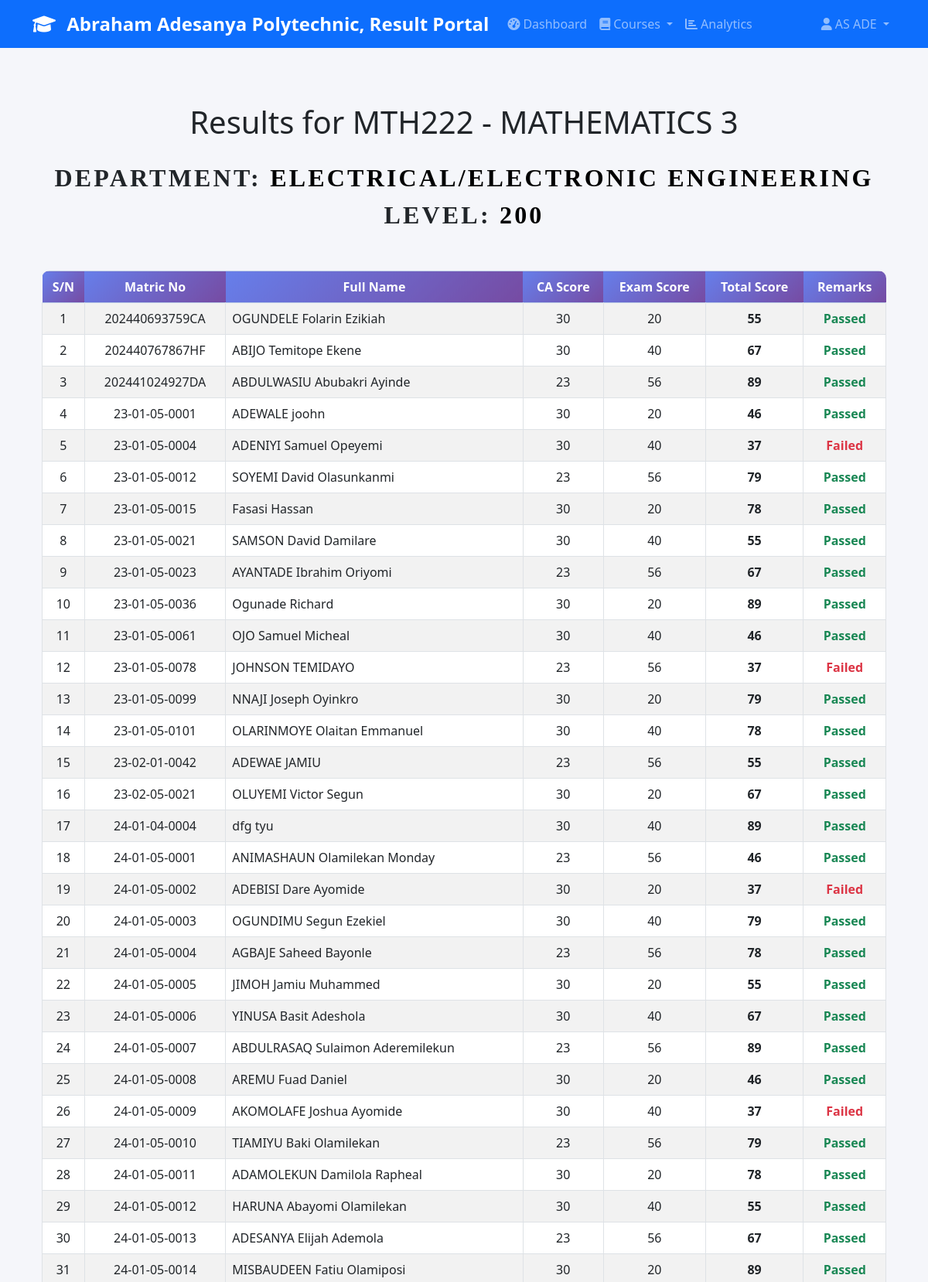
Screenshot of /results/view/30/ (signed in, upper part) with the database file from the repository.
### accounts/models.py (models this page shows, shortened)
class User(AbstractUser):
    ROLE_CHOICES = [
        ('admin', 'Admin'),
        ('hod', 'Head of Department'),
        ('lecturer', 'Lecturer'),
        ('student', 'Student'),
    ]
    role = models.CharField(max_length=20, choices=ROLE_CHOICES, default='student')
    phone_number = models.CharField(
        max_length=15,
        validators=[RegexValidator(regex=r'^\+?1?\d{9,15}$', message="Phone number must be entered in the format: '+999999999'. Up to 15 digits allowed.")],
        blank=True,
        null=True
    )
    date_of_birth = models.DateField(blank=True, null=True)
    address = models.TextField(blank=True, null=True)
    profile_picture = models.ImageField(upload_to='profile_pics/', blank=True, null=True)
    is_active = models.BooleanField(default=True)
    created_at = models.DateTimeField(auto_now_add=True)
    updated_at = models.DateTimeField(auto_now=True)
    staff_id = models.CharField(max_length=20, blank=True, null=True)
    department = models.ForeignKey(
        'courses.Department',
        on_delete=models.SET_NULL,
        blank=True,
        null=True,
        related_name='users'
    )
    class Meta:
        db_table = 'auth_user'
        verbose_name = 'User'
        verbose_name_plural = 'Users'
    def get_full_name(self):
        return f"{self.first_name} {self.last_name}".strip() or self.username
    @property
    def is_admin(self):
        return self.role == 'admin'
    @property
    def is_hod(self):
        return self.role == 'hod'
    @property
    def is_lecturer(self):
        return self.role == 'lecturer'
    @property
    def is_student(self):
        return self.role == 'student'
    def can_upload_scores(self):
        return self.is_lecturer or self.is_hod or self.is_admin
    def can_view_analytics(self):
        return self.is_hod or self.is_admin

### courses/models.py (models this page shows, shortened)
class Course(models.Model):
    SEMESTER_CHOICES = [
        ("first", "First Semester"),
        ("second", "Second Semester"),
    ]
    code = models.CharField(max_length=20)
    title = models.CharField(max_length=200)
    credit_units = models.PositiveIntegerField()
    department = models.ForeignKey(Department, on_delete=models.CASCADE, related_name="courses")
    level = models.PositiveIntegerField()
    semester = models.CharField(max_length=10, choices=SEMESTER_CHOICES)
    lecturer = models.ForeignKey(
        "accounts.User",
        on_delete=models.SET_NULL,
        null=True,
        blank=True,
        limit_choices_to={"role__in": ["lecturer", "hod", "admin"]},
        related_name="courses",
    )
    description = models.TextField(blank=True, null=True)
    created_at = models.DateTimeField(auto_now_add=True)
    updated_at = models.DateTimeField(auto_now=True)
    class Meta:
        unique_together = ("code", "semester", "level", "department")
        ordering = ["code"]
        verbose_name = "Course"
        verbose_name_plural = "Courses"

class Department(models.Model):
    name = models.CharField(max_length=100, unique=True)
    code = models.CharField(max_length=10, unique=True)
    description = models.TextField(blank=True, null=True)
    created_at = models.DateTimeField(auto_now_add=True)
    updated_at = models.DateTimeField(auto_now=True)
    class Meta:
        ordering = ["name"]
        verbose_name = "Department"
        verbose_name_plural = "Departments"

### results/models.py (models this page shows, shortened)
class Result(models.Model):
    STATUS_CHOICES = [
        ("pending", "Pending"),
        ("submitted", "Submitted"),
        ("approved", "Approved"),
        ("rejected", "Rejected"),
    ]
    student = models.ForeignKey('students.Student', on_delete=models.CASCADE)
    course = models.ForeignKey('courses.Course', on_delete=models.CASCADE)
    semester = models.ForeignKey(Semester, on_delete=models.CASCADE)
    ca_score = models.IntegerField(
        validators=[MinValueValidator(0), MaxValueValidator(40)],
        help_text="Continuous Assessment score (0-40)"
    )
    exam_score = models.IntegerField(
        validators=[MinValueValidator(0), MaxValueValidator(60)],
        help_text="Examination score (0-60)"
    )
    total_score = models.IntegerField(editable=False)
    grade = models.CharField(max_length=2, editable=False)
    grade_point = models.FloatField(editable=False)
    status = models.CharField(max_length=20, choices=STATUS_CHOICES, default="pending")
    uploaded_by = models.ForeignKey(User, on_delete=models.SET_NULL, null=True, related_name="uploaded_results")
    approved_by = models.ForeignKey(User, on_delete=models.SET_NULL, null=True, blank=True, related_name="approved_results")
    created_at = models.DateTimeField(auto_now_add=True)
    updated_at = models.DateTimeField(auto_now=True)
    class Meta:
        unique_together = ("student", "course", "semester")
        ordering = ["-created_at"]

### students/models.py (models this page shows, shortened)
class Student(models.Model):
    GENDER_CHOICES = [
        ("M", "Male"),
        ("F", "Female"),
        ("O", "Other"),
    ]
    user = models.OneToOneField(User, on_delete=models.CASCADE, primary_key=True, related_name="student_profile")
    matric_no = models.CharField(max_length=20, unique=True, null=True, blank=True, default='')
    level = models.CharField(max_length=10, null=True, blank=True)
    department = models.ForeignKey(Department, on_delete=models.CASCADE, null=True, blank=True)
    gender = models.CharField(max_length=1, choices=GENDER_CHOICES, blank=True, null=True)
    date_of_birth = models.DateField(blank=True, null=True)
    address = models.TextField(blank=True, null=True)
    phone_number = models.CharField(max_length=15, blank=True, null=True)
    passport_photo = models.ImageField(upload_to="student_passports/", blank=True, null=True)
    created_at = models.DateTimeField(auto_now_add=True)
    updated_at = models.DateTimeField(auto_now=True)
    class Meta:
        ordering = ["matric_no"]

### results/views.py (the view)
# urls.py: path('view/<int:course_id>/', views.view_results, name='view_results'),
@login_required
def view_results(request, course_id):
    course = get_object_or_404(Course, id=course_id)
    results = Result.objects.filter(course=course).order_by('student__matric_no')
    return render(request, 'results/view_results.html', {'course': course, 'results': results})

### templates/results/view_results.html (shortened to what this page needs)
{% extends 'base/base.html' %}
{% block content %}
<div class="container my-5">
  <h1 class="mb-4 text-center">Results for {{ course.code }} - {{ course.title }}</h1>
  <div class="mb-5 text-center" style="font-family: 'Times New Roman', serif;">
    <p style="font-size: 2.0rem; font-weight: 900; text-transform: uppercase; letter-spacing: 0.1em; margin-bottom: 0;">
      Department: <span style="color: #000;">{{ course.department.name }}</span>
    </p>
    <p style="font-size: 2rem; font-weight: 700; text-transform: uppercase; letter-spacing: 0.1em; margin-top: 0;">
      Level: <span style="color: #000;">{% if results %}{{ results.first.student.level|default:"N/A" }}{% else %}N/A{% endif %}</span>
    </p>
  </div>
  {% if results %}
  <div class="table-responsive">
    <table class="table table-striped table-bordered align-middle">
      <thead class="table-primary text-center">
        <tr>
          <th scope="col">S/N</th>
          <th scope="col">Matric No</th>
          <th scope="col">Full Name</th>
          <th scope="col">CA Score</th>
          <th scope="col">Exam Score</th>
          <th scope="col">Total Score</th>
          <th scope="col">Remarks</th>
        </tr>
      </thead>
      <tbody>
        {% for r in results %}
        <tr>
          <td class="text-center">{{ forloop.counter }}</td>
          <td class="text-center">{{ r.student.matric_no }}</td>
          <td>{{ r.student.user.get_full_name }}</td>
          <td class="text-center">{{ r.ca_score }}</td>
          <td class="text-center">{{ r.exam_score }}</td>
          <td class="text-center fw-bold">{{ r.total_score }}</td>
          <td class="text-center">
            {% if r.total_score >= 40 %}
              <span class="text-success fw-bold">Passed</span>
            {% else %}
              <span class="text-danger fw-bold">Failed</span>
            {% endif %}
          </td>
        </tr>
        {% endfor %}
      </tbody>
    </table>
  </div>
  {% else %}
  <div class="alert alert-warning text-center" role="alert">
    No results uploaded yet.
  </div>
  {% endif %}
</div>
{% endblock %}

### templates/base/base.html (shortened to what this page needs)
{% load static %}
<!DOCTYPE html>
<html lang="en">
<head>
    <link href="https://cdn.jsdelivr.net/npm/bootstrap@5.3.0/dist/css/bootstrap.min.css" rel="stylesheet">
    <link href="https://cdnjs.cloudflare.com/ajax/libs/font-awesome/6.0.0/css/all.min.css" rel="stylesheet">
    <link href="{% static 'css/style.css' %}" rel="stylesheet">
</head>
<body>
{% if user.is_authenticated %}
<nav class="navbar navbar-expand-lg navbar-dark bg-primary">
    <div class="container">
        <a class="navbar-brand" href="{% url 'accounts:dashboard' %}">
            <i class="fas fa-graduation-cap me-2"></i>
            Abraham Adesanya Polytechnic, Result Portal
        </a>
        <div class="collapse navbar-collapse" id="navbarNav">
            <ul class="navbar-nav me-auto">
                <li class="nav-item">
                    <a class="nav-link" href="{% url 'accounts:dashboard' %}">
                        <i class="fas fa-tachometer-alt me-1"></i>Dashboard
                    </a>
                </li>
                {% if user.can_upload_scores %}
                <li class="nav-item dropdown">
                    <a class="nav-link dropdown-toggle" href="#" role="button" data-bs-toggle="dropdown">
                        <i class="fas fa-book me-1"></i>Courses
                    </a>
                </li>
                {% endif %}
                {% if user.can_view_analytics %}
                <li class="nav-item">
                    <a class="nav-link" href="{% url 'analytics:dashboard' %}">
                        <i class="fas fa-chart-bar me-1"></i>Analytics
                    </a>
                </li>
                {% endif %}
            </ul>
            <ul class="navbar-nav">
                <li class="nav-item dropdown">
                    <a class="nav-link dropdown-toggle" href="#" role="button" data-bs-toggle="dropdown">
                        <i class="fas fa-user me-1"></i>{{ user.get_full_name }}
                    </a>
                </li>
            </ul>
        </div>
    </div>
</nav>
{% endif %}
<main class="{% if user.is_authenticated %}py-4{% else %}py-5{% endif %}">
    <div class="container">
        {% block content %}{% endblock %}
    </div>
</main>
</body>
</html>

### static/css/style.css (style rules this page uses)
:root { --primary-color: #667eea; --secondary-color: #764ba2; --success-color: #28a745; --danger-color: #dc3545; --warning-color: #ffc107; --info-color: #17a2b8; --light-color: #f8f9fa; --dark-color: #343a40; }
body { font-family: 'Segoe UI', Tahoma, Geneva, Verdana, sans-serif; background-color: #f5f6fa; }
.navbar-brand { font-weight: bold; font-size: 1.5rem; }
.navbar-nav .nav-link { font-weight: 500; transition: all 0.3s ease; }
.table { border-radius: 10px; overflow: hidden; box-shadow: 0 2px 4px rgba(0, 0, 0, 0.1); }
.table thead th { background: linear-gradient(135deg, var(--primary-color) 0%, var(--secondary-color) 100%); color: white; border: none; font-weight: 600; }

### rows the page displays
Course: code "MTH222", title "MATHEMATICS 3", department.name "ELECTRICAL/ELECTRONIC ENGINEERING"
Result: first.student.level "200", student.matric_no "202440693759CA", student.user.get_full_name "OGUNDELE Folarin Ezikiah", ca_score "30", exam_score "20", total_score "55", shows "Passed"
Result: student.matric_no "202440767867HF", student.user.get_full_name "ABIJO Temitope Ekene", ca_score "30", exam_score "40", total_score "67", shows "Passed"
Result: student.matric_no "202441024927DA", student.user.get_full_name "ABDULWASIU Abubakri Ayinde", ca_score "23", exam_score "56", total_score "89", shows "Passed"
Result: student.matric_no "23-01-05-0001", student.user.get_full_name "ADEWALE joohn", ca_score "30", exam_score "20", total_score "46", shows "Passed"
Result: student.matric_no "23-01-05-0004", student.user.get_full_name "ADENIYI Samuel Opeyemi", ca_score "30", exam_score "40", total_score "37", shows "Failed"
Result: student.matric_no "23-01-05-0012", student.user.get_full_name "SOYEMI David Olasunkanmi", ca_score "23", exam_score "56", total_score "79", shows "Passed"
Result: student.matric_no "23-01-05-0015", student.user.get_full_name "Fasasi Hassan", ca_score "30", exam_score "20", total_score "78", shows "Passed"
Result: student.matric_no "23-01-05-0021", student.user.get_full_name "SAMSON David Damilare", ca_score "30", exam_score "40", total_score "55", shows "Passed"
Result: student.matric_no "23-01-05-0023", student.user.get_full_name "AYANTADE Ibrahim Oriyomi", ca_score "23", exam_score "56", total_score "67", shows "Passed"
Result: student.matric_no "23-01-05-0036", student.user.get_full_name "Ogunade Richard", ca_score "30", exam_score "20", total_score "89", shows "Passed"
Result: student.matric_no "23-01-05-0061", student.user.get_full_name "OJO Samuel Micheal", ca_score "30", exam_score "40", total_score "46", shows "Passed"
Result: student.matric_no "23-01-05-0078", student.user.get_full_name "JOHNSON TEMIDAYO", ca_score "23", exam_score "56", total_score "37", shows "Failed"
Result: student.matric_no "23-01-05-0099", student.user.get_full_name "NNAJI Joseph Oyinkro", ca_score "30", exam_score "20", total_score "79", shows "Passed"
Result: student.matric_no "23-01-05-0101", student.user.get_full_name "OLARINMOYE Olaitan Emmanuel", ca_score "30", exam_score "40", total_score "78", shows "Passed"
Result: student.matric_no "23-02-01-0042", student.user.get_full_name "ADEWAE JAMIU", ca_score "23", exam_score "56", total_score "55", shows "Passed"
Result: student.matric_no "23-02-05-0021", student.user.get_full_name "OLUYEMI Victor Segun", ca_score "30", exam_score "20", total_score "67", shows "Passed"
Result: student.matric_no "24-01-04-0004", student.user.get_full_name "dfg tyu", ca_score "30", exam_score "40", total_score "89", shows "Passed"
Result: student.matric_no "24-01-05-0001", student.user.get_full_name "ANIMASHAUN Olamilekan Monday", ca_score "23", exam_score "56", total_score "46", shows "Passed"
Result: student.matric_no "24-01-05-0002", student.user.get_full_name "ADEBISI Dare Ayomide", ca_score "30", exam_score "20", total_score "37", shows "Failed"
Result: student.matric_no "24-01-05-0003", student.user.get_full_name "OGUNDIMU Segun Ezekiel", ca_score "30", exam_score "40", total_score "79", shows "Passed"
Result: student.matric_no "24-01-05-0004", student.user.get_full_name "AGBAJE Saheed Bayonle", ca_score "23", exam_score "56", total_score "78", shows "Passed"
Result: student.matric_no "24-01-05-0005", student.user.get_full_name "JIMOH Jamiu Muhammed", ca_score "30", exam_score "20", total_score "55", shows "Passed"
Result: student.matric_no "24-01-05-0006", student.user.get_full_name "YINUSA Basit Adeshola", ca_score "30", exam_score "40", total_score "67", shows "Passed"
Result: student.matric_no "24-01-05-0007", student.user.get_full_name "ABDULRASAQ Sulaimon Aderemilekun", ca_score "23", exam_score "56", total_score "89", shows "Passed"
Result: student.matric_no "24-01-05-0008", student.user.get_full_name "AREMU Fuad Daniel", ca_score "30", exam_score "20", total_score "46", shows "Passed"
Result: student.matric_no "24-01-05-0009", student.user.get_full_name "AKOMOLAFE Joshua Ayomide", ca_score "30", exam_score "40", total_score "37", shows "Failed"
Result: student.matric_no "24-01-05-0010", student.user.get_full_name "TIAMIYU Baki Olamilekan", ca_score "23", exam_score "56", total_score "79", shows "Passed"
Result: student.matric_no "24-01-05-0011", student.user.get_full_name "ADAMOLEKUN Damilola Rapheal", ca_score "30", exam_score "20", total_score "78", shows "Passed"
Result: student.matric_no "24-01-05-0012", student.user.get_full_name "HARUNA Abayomi Olamilekan", ca_score "30", exam_score "40", total_score "55", shows "Passed"
Result: student.matric_no "24-01-05-0013", student.user.get_full_name "ADESANYA Elijah Ademola", ca_score "23", exam_score "56", total_score "67", shows "Passed"
Result: student.matric_no "24-01-05-0014", student.user.get_full_name "MISBAUDEEN Fatiu Olamiposi", ca_score "30", exam_score "20", total_score "89", shows "Passed"

### other values shown
{{ user.get_full_name }} "AS ADE"
